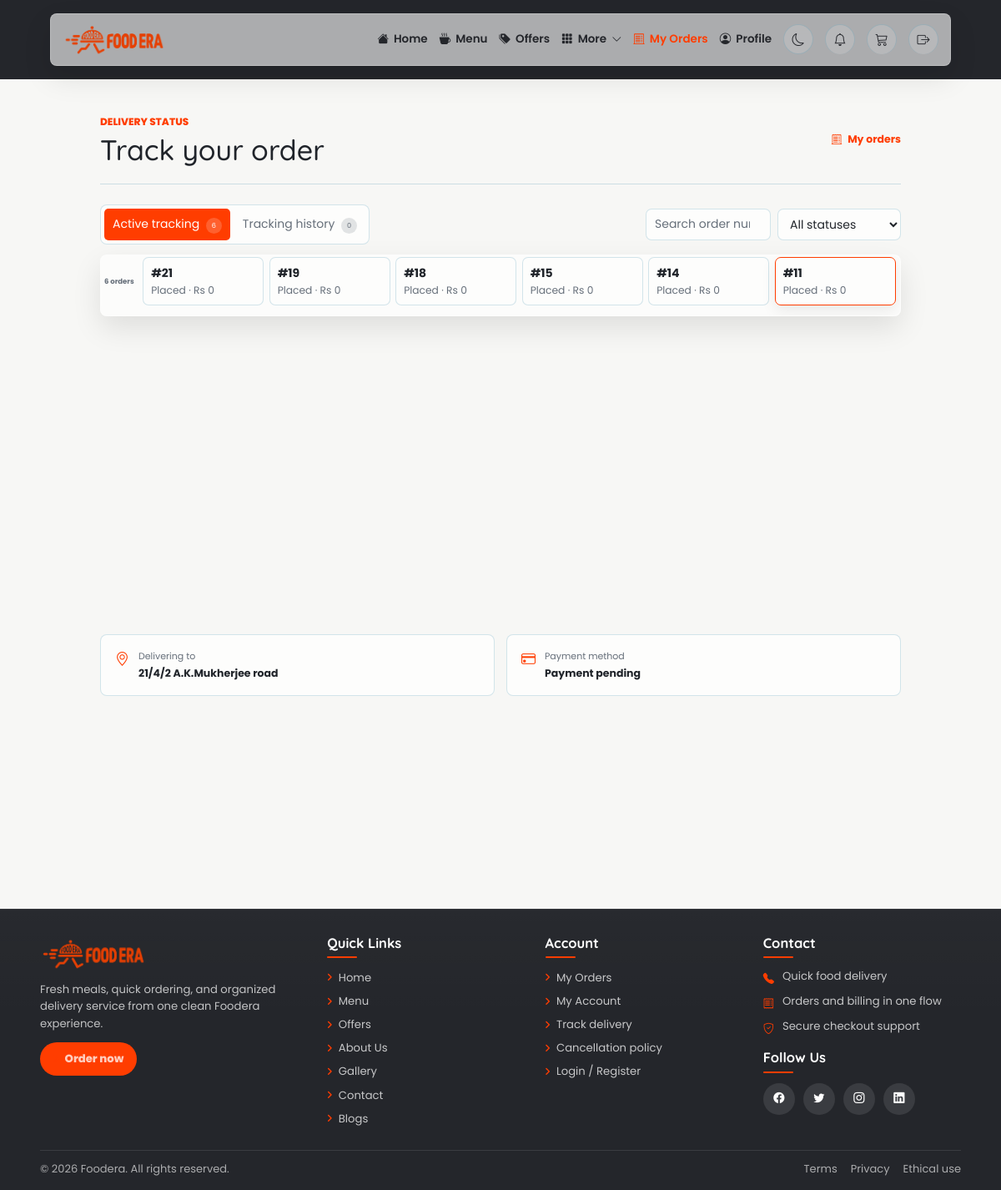
The page /track-order.php?order=11 (signed in) on the database its author committed.
### tables this page shows
CREATE TABLE `orders` (
  `orderid` int(100) NOT NULL,
  `name` text NOT NULL,
  `email` varchar(100) NOT NULL,
  `phone` bigint(100) NOT NULL,
  `address` varchar(255) NOT NULL
);

### track-order.php (the view, shortened to what this page needs)
<?php
require_once __DIR__ . '/app-functions.php';
$conn = dbConnect(); $email = $_SESSION['email']; $orderId = max(0, (int) ($_GET['order'] ?? 0));
$ordersStmt = mysqli_prepare($conn, 'SELECT o.orderid,f.total_amount,t.status,t.updated_at FROM orders o LEFT JOIN order_financials f ON f.orderid=o.orderid LEFT JOIN order_tracking t ON t.orderid=o.orderid WHERE o.email=? ORDER BY o.orderid DESC');
mysqli_stmt_bind_param($ordersStmt, 's', $email); mysqli_stmt_execute($ordersStmt);
$customerOrders = mysqli_fetch_all(mysqli_stmt_get_result($ordersStmt), MYSQLI_ASSOC);
if ($orderId) { $stmt = mysqli_prepare($conn, 'SELECT o.orderid,o.address,f.total_amount,p.payment_method,t.status,t.updated_at FROM orders o LEFT JOIN order_financials f ON f.orderid=o.orderid LEFT JOIN order_payments p ON p.orderid=o.orderid LEFT JOIN order_tracking t ON t.orderid=o.orderid WHERE o.orderid=? AND o.email=? LIMIT 1'); mysqli_stmt_bind_param($stmt, 'is', $orderId, $email); }
mysqli_stmt_execute($stmt); $order = mysqli_fetch_assoc(mysqli_stmt_get_result($stmt));
$methodLabels = array('cod'=>'Cash on delivery','upi'=>'UPI','card'=>'Card','netbanking'=>'Net banking');
 include __DIR__ . '/includes/public-header.php';
?>
<main class="track-order-main"><header class="track-order-heading"><div><p>Delivery status</p><h1>Track your order</h1></div><a href="order-history.php"><i class="bi bi-receipt-cutoff" aria-hidden="true"></i>My orders</a></header><?php if (count($customerOrders) > 1) { ?><nav class="track-order-switcher" aria-label="Choose an order to track"><span><?php echo count($customerOrders); ?> orders</span><?php foreach ($customerOrders as $customerOrder) { $switchStatus = $customerOrder['status'] ?: 'placed'; ?><a href="track-order.php?order=<?php echo (int)$customerOrder['orderid']; ?>"<?php echo $order && (int)$order['orderid'] === (int)$customerOrder['orderid'] ? ' aria-current="page"' : ''; ?>><strong>#<?php echo (int)$customerOrder['orderid']; ?></strong><small><?php echo htmlspecialchars(ucwords(str_replace('_',' ',$switchStatus)),ENT_QUOTES,'UTF-8'); ?> · Rs <?php echo number_format((float)$customerOrder['total_amount']); ?></small></a><?php } ?></nav><?php } ?><?php if (!$order) { ?><section class="track-order-empty"><i class="bi bi-truck" aria-hidden="true"></i><h2>No order to track</h2><p>Place an order first, then delivery updates will appear here.</p><a href="menu.php">Browse menu</a></section><?php } else { ?><div class="track-info-grid"><section class="track-info-card"><i class="bi bi-geo-alt" aria-hidden="true"></i><div><span>Delivering to</span><strong><?php echo htmlspecialchars($order['address'], ENT_QUOTES, 'UTF-8'); ?></strong></div></section><section class="track-info-card"><i class="bi bi-credit-card" aria-hidden="true"></i><div><span>Payment method</span><strong><?php echo htmlspecialchars($methodLabels[$order['payment_method']] ?? 'Payment pending', ENT_QUOTES, 'UTF-8'); ?></strong></div></section></div></main>
<?php } ?>
<?php include __DIR__ . '/includes/public-footer.php'; ?>

### css/track-order.css (style rules this page uses)
.track-order-page { font-family:'Poppins',Arial,sans-serif;font-size:1.4rem }
.track-order-main { width:min(960px,92%);margin:0 auto;padding:42px 0 72px;color:var(--text) }
.track-order-heading { display:flex;align-items:center;justify-content:space-between;gap:18px;padding-bottom:21px;margin-bottom:24px;border-bottom:1px solid var(--border) }
.track-order-heading p { margin:0 0 5px;color:var(--primary);font-size:1.2rem;font-weight:800;text-transform:uppercase }
.track-order-heading h1 { margin:0;font-family:'Quicksand','Poppins',sans-serif;font-size:3.4rem;line-height:1.15 }
.track-order-heading>a { display:inline-flex;align-items:center;gap:7px;color:var(--primary);font-size:1.25rem;font-weight:700;text-decoration:none }
.track-info-grid { display:grid;grid-template-columns:repeat(2,minmax(0,1fr));gap:14px;margin-top:18px }
.track-info-card { display:flex;align-items:flex-start;gap:11px;padding:17px;border:1px solid var(--border);border-radius:8px;background:var(--surface) }
.track-info-card>i { color:var(--primary);font-size:1.7rem }
.track-info-card div { display:grid;gap:3px;min-width:0 }
.track-info-card span { color:var(--muted);font-size:1.1rem }
.track-info-card strong { font-size:1.25rem;line-height:1.45 }

### css/track-order-switcher.css (style rules this page uses)
.track-order-switcher { display:flex;gap:.65rem;align-items:stretch;overflow-x:auto;padding:.25rem 0 1.25rem;margin-bottom:.25rem;scrollbar-width:thin }
.track-order-switcher>span { display:flex;align-items:center;white-space:nowrap;color:var(--muted);font-weight:700;font-size:.85rem }
.track-order-switcher a { min-width:145px;display:flex;flex-direction:column;gap:.15rem;padding:.75rem .9rem;border:1px solid var(--border);border-radius:.7rem;background:var(--surface);color:var(--text);text-decoration:none }
.track-order-switcher a:hover,.track-order-switcher a[aria-current="page"] { border-color:var(--primary);box-shadow:0 6px 18px rgba(0,0,0,.08) }
.track-order-switcher small { color:var(--muted);white-space:nowrap }

### css/track-order-polish.css (style rules this page uses)
.track-order-switcher { min-height:68px }
.track-order-switcher>span { padding:0 4px }
.track-order-switcher a { transition:border-color .18s ease,transform .18s ease }
.track-status-hero~.track-info-grid { margin-top:16px }

### css/public-theme.css (style rules this page uses)
html { font-size: 62.5%; }
:root { --bg: #f7f7f5; --surface: #ffffff; --text: #20242a; --muted: #666f7a; --primary: #ff3d00; --primary-hover: #d93400; --highlight: #ffb703; --secondary: #24262b; --secondary-light: #343842; --accent: #2f86a6; --nav-bg: rgba(255, 255, 255, 0.62); --nav-text: #24262b; --border: rgba(32, 36, 42, 0.12); --shadow: 0 18px 45px rgba(17, 19, 24, 0.12); --section-bg: #ffffff; --section-alt: #fff4ec; --offer-bg: #14171d; --soft-panel: rgba(255, 255, 255, 0.88); --hero-card: transparent; }
body { background: var(--bg); color: var(--text); transition: background 0.25s ease, color 0.25s ease; }
nav, .site-header-nav { width: min(1180px, 100%); margin: 0 auto; padding: 8px 14px; border-radius: 8px; background: var(--nav-bg); box-shadow: 0 14px 34px rgba(0, 0, 0, 0.1); border: 1px solid rgba(255, 255, 255, 0.22); backdrop-filter: blur(12px); position: relative; }

### css/ui-system.css (style rules this page uses)
html { scroll-behavior:smooth;scrollbar-color:var(--primary) var(--surface);scrollbar-width:thin }
body { overflow-x:hidden;text-rendering:optimizeLegibility }
:where(a,button,input,textarea,select):focus-visible { outline:3px solid color-mix(in srgb,var(--primary),transparent 55%);outline-offset:3px }
main { animation:ui-page-enter .3s ease both }

### rows shown on the page
orders: orderid "21", switchStatus "Placed", total_amount "0"
orders: orderid "19", switchStatus "Placed", total_amount "0"
orders: orderid "18", switchStatus "Placed", total_amount "0"
orders: orderid "15", switchStatus "Placed", total_amount "0"
orders: orderid "14", switchStatus "Placed", total_amount "0"
orders: orderid "11", switchStatus "Placed", total_amount "0", address "21/4/2 A.K.Mukherjee road"

### other values the page prints
count($customerOrders) "6"
$methodLabels[$order['payment_method']] "Payment pending"
siteEscape(siteSetting('footer.tagline')) "Fresh meals, quick ordering, and organized delivery service from one clean Foodera experience."
siteEscape(siteSetting('footer.cta')) "Order now"
siteEscape(siteSetting('footer.contact_1')) "Quick food delivery"
siteEscape(siteSetting('footer.contact_2')) "Orders and billing in one flow"
siteEscape(siteSetting('footer.contact_3')) "Secure checkout support"
